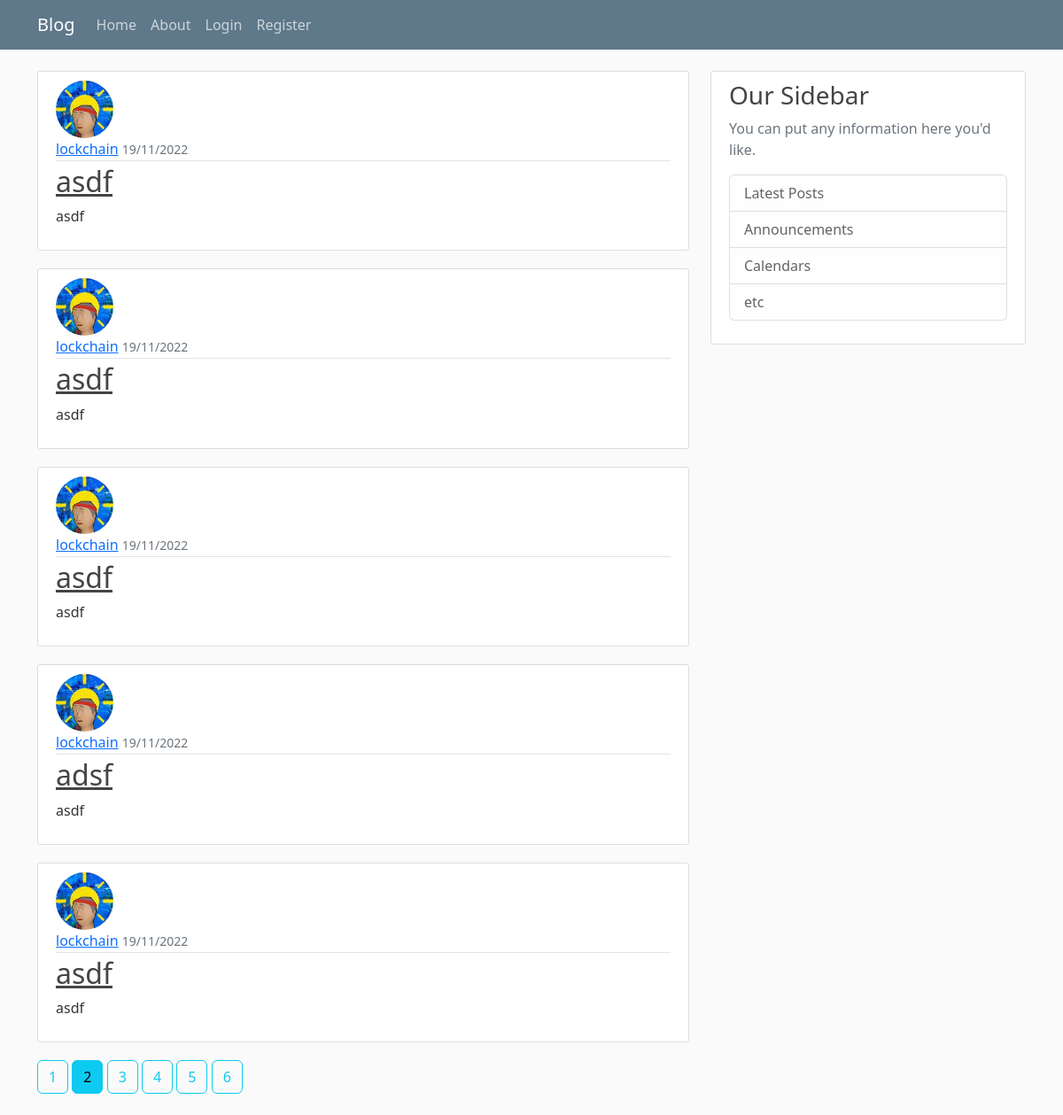
The page /home?page=2 on the database its author committed.
### webapp/db_models.py (models this page shows, shortened)
class Post(db.Model):
    id = db.Column(db.Integer, primary_key=True)
    title = db.Column(db.String(100), nullable=False)
    date_posted = db.Column(db.DateTime, nullable=False, default=datetime.datetime.utcnow)
    content = db.Column(db.Text, nullable=False)
    user_id = db.Column(db.Integer, db.ForeignKey('user.id'), nullable=False)

class User(db.Model, UserMixin):
    id = db.Column(db.Integer, primary_key=True)
    username = db.Column(db.String(20), unique=True, nullable=False)
    email = db.Column(db.String(120), unique=True, nullable=False)
    image_file = db.Column(db.String(20), nullable=False, default='default_user.svg')
    password = db.Column(db.String(60), nullable=False)
    posts = db.relationship('Post', backref='author', lazy=True)

### webapp/main/routes.py (the view)
@main.route("/")
@main.route("/home")
def home():
    page = request.args.get('page', 1, type=int)
    posts = Post.query.order_by(Post.date_posted.desc()).paginate(page=page, per_page=5)
    return render_template('index.html', posts=posts)

### webapp/templates/index.html (shortened to what this page needs)
{% extends 'base.html' %}
{% block content %}
    {% for post in posts.items %}
    <article class="media content-section">
        <img src="{{ url_for('static', filename='images/' + post.author.image_file) }}" class="rounded-circle article-img">
      <div class="media-body">
        <div class="article-metadata">
          <a class="mr-2" href="{{ url_for('users.user_post', username=post.author.username) }}">{{ post.author.username }}</a>
          <small class="text-muted">{{ post.date_posted.strftime("%d/%m/%Y") }}</small>
        </div>
        <h2><a class="article-title" href="{{ url_for('posts.post', post_id=post.id) }}">{{ post.title }}</a></h2>
        <p class="article-content">{{ post.content }}</p>
      </div>
    </article>
 {% endfor %}
    {% for page_num in posts.iter_pages(left_edge=2, right_edge=2, left_current=1, right_current=2) %}
    {% if page_num %}
    {% if posts.page == page_num %}
        <a class="btn btn-info mb-4" href="{{ url_for('main.home', page=page_num) }}">{{ page_num }}</a>
    {% else %}
        <a class="btn btn-outline-info mb-4" href="{{ url_for('main.home', page=page_num) }}">{{ page_num }}</a>
    {% endif %}
    {% else %}
        ...
    {% endif %}
    {% endfor %}
{% endblock %}

### webapp/static/main.css (style rules this page uses)
body { background: #fafafa; color: #333333; margin-top: 5rem; }
h1, h2, h3, h4, h5, h6 { color: #444444; }
.content-section { background: #ffffff; padding: 10px 20px; border: 1px solid #dddddd; border-radius: 3px; margin-bottom: 20px; }
.article-title { color: #444444; }
.article-content { white-space: pre-line; }
.article-img { height: 65px; width: 65px; margin-right: 16px; }
.article-metadata { padding-bottom: 1px; margin-bottom: 4px; border-bottom: 1px solid #e3e3e3 }

### rows shown on the page
Post: image_file (picture), author.username "lockchain", date_posted "19/11/2022", title "asdf", content "asdf"
Post: image_file (picture), author.username "lockchain", date_posted "19/11/2022", title "asdf", content "asdf"
Post: image_file (picture), author.username "lockchain", date_posted "19/11/2022", title "asdf", content "asdf"
Post: image_file (picture), author.username "lockchain", date_posted "19/11/2022", title "adsf", content "asdf"
Post: image_file (picture), author.username "lockchain", date_posted "19/11/2022", title "asdf", content "asdf"

### other values the page prints
{{ page_num }} "1" "3" "4" "5" "6"
{{ page_num }} "2"
